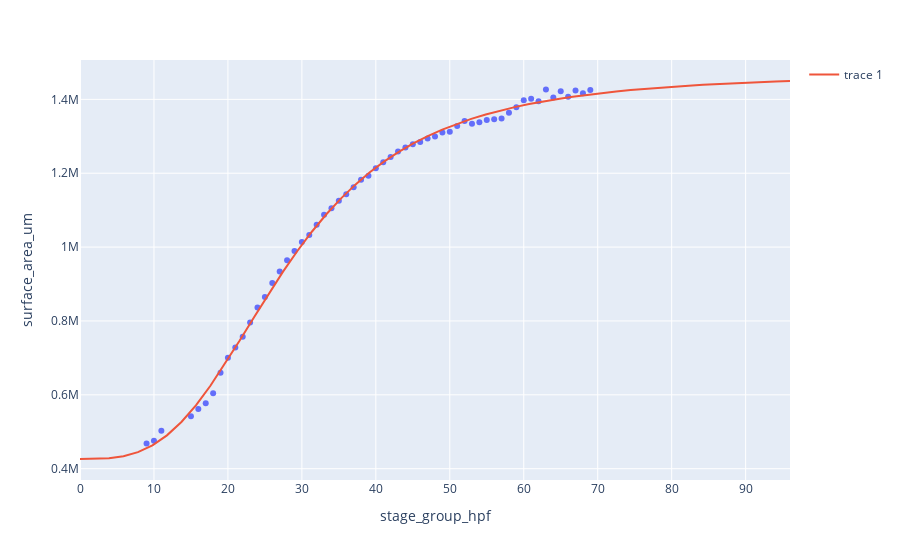

The notebook cell this image was saved under:
### Code cell
import scipy

# A vs time
ref_time_vec = stage_key_df["stage_group_hpf"]
ref_sa_vec = stage_key_df["surface_area_um"]


def sigmoid(params, t_vec=ref_time_vec):
    sa_pd = params[0] + params[1]* np.divide(t_vec**params[2], params[3]**params[2] + t_vec**params[2])
    return sa_pd

# define loss
def loss_fun(params, sa=ref_sa_vec):
    loss = sigmoid(params) - ref_sa_vec
    return loss

# def height_fun(params, repo_areas=repo_lengths[boot_indices]):
#         h = np.divide(params[0] * repo_areas**params[2], (params[1]**params[2] + repo_areas**params[2]))
#         return h

# def loss_fun(params, repo_heights=repo_heights[boot_indices]):
#     h_hat = height_fun(params)
#     return repo_heights - h_hat

x0 = [3e5, 1.6e6, 2, 24] 
# sigmoid(x0)
params_fit = scipy.optimize.least_squares(loss_fun, x0, bounds=[(0, 0, 0, 0), (np.inf, np.inf, np.inf, np.inf)])

print(params_fit)
full_time = np.linspace(0, 96)
sa_pd = sigmoid(params_fit.x, t_vec=full_time)

fig = px.scatter(stage_key_df, x="stage_group_hpf", y="surface_area_um")
fig.add_trace(go.Scatter(x=full_time, y=sa_pd, mode="lines"))
fig.show()

### Figure 1 — Plotly figure (JSON) as saved in the notebook; plotly's stock layout.template omitted (floating-point values rounded to 4 significant figures)
{"data": [{"hovertemplate": "stage_group_hpf=%{x}<br>surface_area_um=%{y}<extra></extra>", "legendgroup": "", "marker": {"color": "#636efa", "symbol": "circle"}, "mode": "markers", "name": "", "orientation": "v", "showlegend": false, "type": "scatter", "x": [9, 10, 11, 15, 16, 17, 18, 19, 20, 21, 22, 23, 24, 25, 26, 27, 28, 29, 30, 31, 32, 33, 34, 35, 36, 37, 38, 39, 40, 41, 42, 43, 44, 45, 46, 47, 48, 49, 50, 51, 52, 53, 54, 55, 56, 57, 58, 59, 60, 61, 62, 63, 64, 65, 66, 67, 68, 69], "xaxis": "x", "y": [468100.0, 475600.0, 502600.0, 541700.0, 561600.0, 577100.0, 604200.0, 659900.0, 700300.0, 728400.0, 757400.0, 795900.0, 836600.0, 864900.0, 902900.0, 933600.0, 964400.0, 989400.0, 1014000.0, 1033000.0, 1060000.0, 1088000.0, 1105000.0, 1125000.0, 1143000.0, 1162000.0, 1182000.0, 1193000.0, 1213000.0, 1230000.0, 1244000.0, 1259000.0, 1270000.0, 1279000.0, 1285000.0, 1294000.0, 1299000.0, 1311000.0, 1312000.0, 1328000.0, 1341000.0, 1334000.0, 1338000.0, 1344000.0, 1346000.0, 1348000.0, 1364000.0, 1379000.0, 1398000.0, 1401000.0, 1395000.0, 1427000.0, 1405000.0, 1422000.0, 1407000.0, 1424000.0, 1417000.0, 1426000.0], "yaxis": "y"}, {"mode": "lines", "type": "scatter", "x": [0, 1.959, 3.918, 5.878, 7.837, 9.796, 11.76, 13.71, 15.67, 17.63, 19.59, 21.55, 23.51, 25.47, 27.43, 29.39, 31.35, 33.31, 35.27, 37.22, 39.18, 41.14, 43.1, 45.06, 47.02, 48.98, 50.94, 52.9, 54.86, 56.82, 58.78, 60.73, 62.69, 64.65, 66.61, 68.57, 70.53, 72.49, 74.45, 76.41, 78.37, 80.33, 82.29, 84.24, 86.2, 88.16, 90.12, 92.08, 94.04, 96], "y": [426300.0, 426500.0, 428400.0, 433900.0, 445000.0, 463300.0, 490300.0, 526500.0, 571600.0, 624500.0, 683300.0, 745700.0, 809500.0, 872400.0, 932800.0, 989400.0, 1042000.0, 1089000.0, 1131000.0, 1169000.0, 1203000.0, 1232000.0, 1258000.0, 1281000.0, 1301000.0, 1318000.0, 1334000.0, 1347000.0, 1359000.0, 1370000.0, 1379000.0, 1387000.0, 1395000.0, 1401000.0, 1407000.0, 1412000.0, 1417000.0, 1421000.0, 1425000.0, 1428000.0, 1432000.0, 1434000.0, 1437000.0, 1439000.0, 1441000.0, 1443000.0, 1445000.0, 1447000.0, 1448000.0, 1450000.0]}], "layout": {"legend": {"tracegroupgap": 0}, "margin": {"t": 60}, "xaxis": {"anchor": "y", "domain": [0, 1], "title": {"text": "stage_group_hpf"}}, "yaxis": {"anchor": "x", "domain": [0, 1], "title": {"text": "surface_area_um"}}}}
